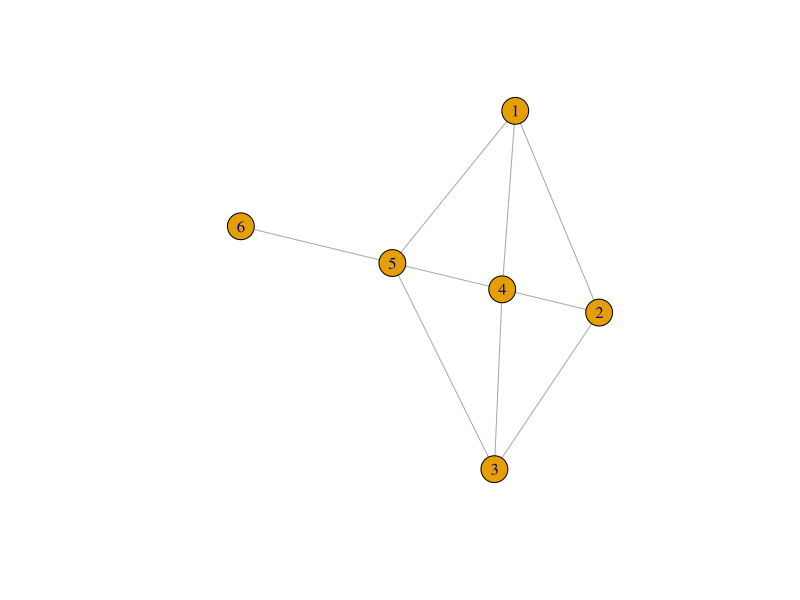

Source code (R):
## ---- chunk 1
StP = c(.85,.09,.06)
Roch = c(.30,.60,.10)
Dul = c(.35,.05,.60) 
M = cbind(StP,Roch,Dul)
M
## ---- chunk 2
A = rbind(c( 0 , 1 , 0 , 1 , 1 ,0), c(1 , 0 , 1 , 1 , 0, 0 ),c( 0 , 1 , 0 , 1 , 1, 0 ),
  c( 1 , 1 , 1 , 0 , 1, 0 ),c( 1 , 0 , 0 , 1 , 0, 1 ), c(0, 0, 0, 0, 1, 0))
A
## ---- chunk 3
suppressPackageStartupMessages(library(igraph))
g=graph_from_adjacency_matrix(A,mode='undirected')
V(g)$label = c(1,2,3,4,5,6)
plot(g)
